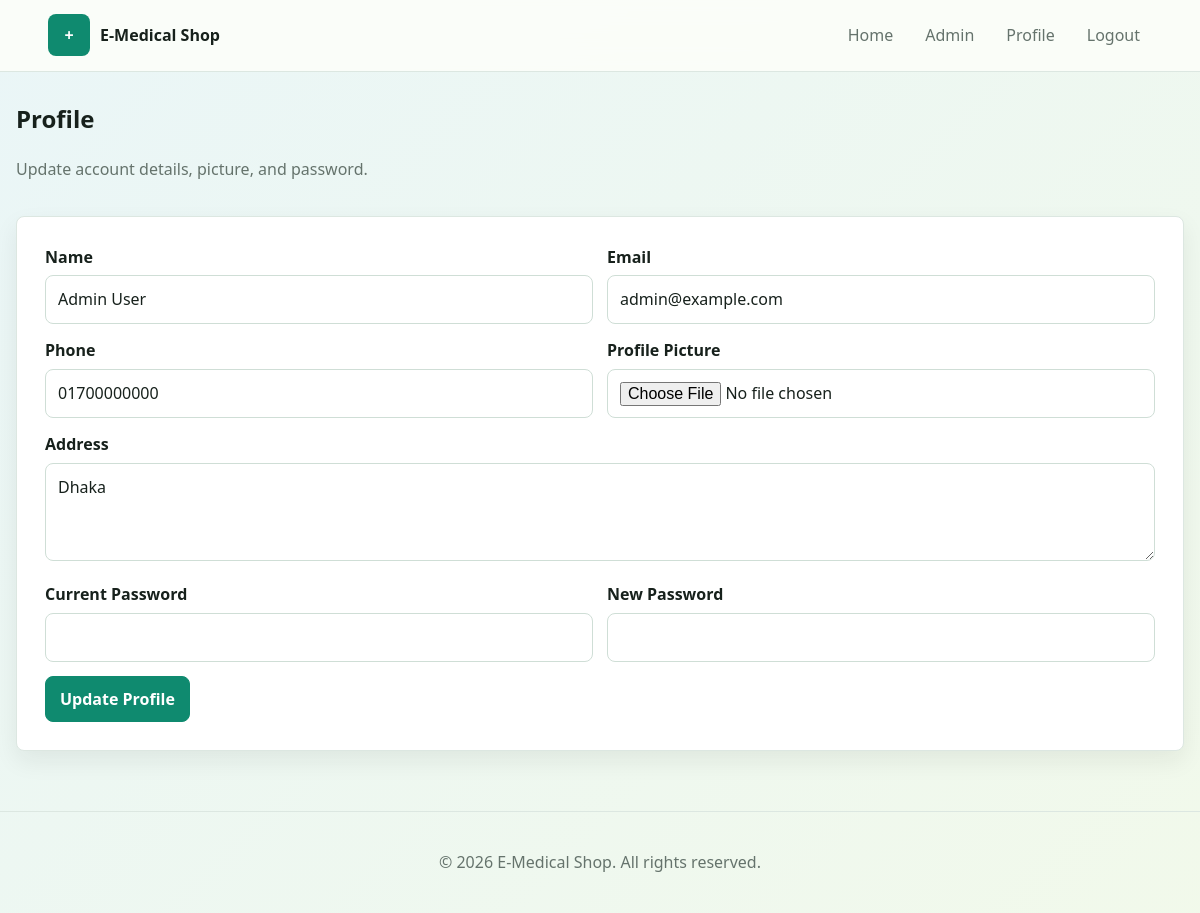
Screenshot of /profile (signed in) with the database file from the repository.
### tables this page shows
CREATE TABLE IF NOT EXISTS users (
    id INT AUTO_INCREMENT PRIMARY KEY,
    name VARCHAR(100) NOT NULL,
    email VARCHAR(150) NOT NULL UNIQUE,
    password_hash VARCHAR(255) NOT NULL,
    role ENUM('admin', 'customer', 'vendor', 'delivery') NOT NULL DEFAULT 'customer',
    profile_picture VARCHAR(255) NULL,
    address TEXT NULL,
    phone VARCHAR(30) NULL,
    created_at TIMESTAMP DEFAULT CURRENT_TIMESTAMP
);

### helpers/helpers.php (called while the page is built, shortened)
<?php
function e($value)
{
    return htmlspecialchars((string) $value, ENT_QUOTES, "UTF-8");
}
function current_user_id()
{
    if (isset($_SESSION["user_id"])) {
        return (int) $_SESSION["user_id"];
    }
    return null;
}
function view($template, $data = array(), $layout = "layout/main")
{
    extract($data);
    include BASE_PATH . "/views/" . $template . ".php";
}

### config/database.php (called while the page is built, shortened)
<?php
$servername = "localhost";
$username = "root";
$password = "";
$dbname = "E_medicine_shop";
$conn = mysqli_connect($servername, $username, $password, $dbname);
mysqli_set_charset($conn, "utf8mb4");
function db()
{
    global $conn;
    return $conn;
}
function db_select($sql, $types = "", $values = array())
{
    $conn = db();
    $stmt = mysqli_prepare($conn, $sql);
    if ($types != "") {
        $refs = array();
        foreach ($values as $key => $value) {
            $refs[$key] = &$values[$key];
        }
        mysqli_stmt_bind_param($stmt, $types, ...$refs);
    }
    if (!mysqli_stmt_execute($stmt)) {
        die("SQL execute failed: " . mysqli_stmt_error($stmt));
    }
    $result = mysqli_stmt_get_result($stmt);
    $rows = array();
    while ($row = mysqli_fetch_assoc($result)) {
        $rows[] = $row;
    }
    return $rows;
}
function db_one($sql, $types = "", $values = array())
{
    $rows = db_select($sql, $types, $values);
    if (count($rows) > 0) {
        return $rows[0];
    }
    return null;
}

### models/User.php (called while the page is built, shortened)
<?php
function user_find_by_id($id)
{
    return db_one("SELECT * FROM users WHERE id = ? LIMIT 1", "i", array($id));
}

### views/profile/index.php (the view, shortened to what this page needs)
<section class="section-head">
    <div>
        <h1>Profile</h1>
        <p class="muted">Update account details, picture, and password.</p>
    </div>
</section>
<section class="panel">
    <form method="post" class="grid-form" enctype="multipart/form-data" data-validate="profile" novalidate>
        <label>
            <span>Name</span>
            <input type="text" name="name" value="<?= e($user['name'] ?? '') ?>" required maxlength="100">
        </label>
        <label>
            <span>Email</span>
            <input type="email" name="email" value="<?= e($user['email'] ?? '') ?>" required>
        </label>
        <label>
            <span>Phone</span>
            <input type="tel" name="phone" value="<?= e($user['phone'] ?? '') ?>" required>
        </label>
        <label>
            <span>Profile Picture</span>
            <input type="file" name="profile_picture" accept="image/jpeg,image/png">
        </label>
        <label class="full">
            <span>Address</span>
            <textarea name="address" rows="3" required><?= e($user['address'] ?? '') ?></textarea>
        </label>
        <label>
            <span>Current Password</span>
            <input type="password" name="current_password">
        </label>
        <label>
            <span>New Password</span>
            <input type="password" name="new_password" minlength="8">
        </label>
        <div class="form-actions full">
            <button class="button primary" type="submit">Update Profile</button>
        </div>
    </form>
</section>

### assets/css/styles.css (style rules this page uses)
:root { --ink: #17211c; --muted: #65736c; --line: #dce7e1; --paper: #fbfdf9; --panel: #ffffff; --mint: #0f8a6f; --mint-dark: #08614d; --sky: #e8f5f7; --leaf: #eff8e7; --coral: #c8473a; --amber: #a96b08; --shadow: 0 14px 36px rgba(23, 33, 28, 0.1); }
* { box-sizing: border-box; }
body { margin: 0; color: var(--ink); background: linear-gradient(135deg, rgba(232, 245, 247, 0.9), rgba(239, 248, 231, 0.8)), var(--paper); font-family: "Trebuchet MS", "Segoe UI", sans-serif; line-height: 1.55; }
button, input, select, textarea { font: inherit; }
.muted { color: var(--muted); }
.panel, .medicine-card, .stat-card { background: var(--panel); border: 1px solid var(--line); border-radius: 8px; box-shadow: 0 10px 24px rgba(23, 33, 28, 0.07); }
.panel { padding: clamp(18px, 3vw, 28px); }
.section-head { display: flex; align-items: center; justify-content: space-between; gap: 16px; margin-bottom: 18px; }
.section-head h1, .panel h1, .panel h2 { margin-top: 0; }
input, select, textarea { width: 100%; padding: 11px 12px; color: var(--ink); background: #ffffff; border: 1px solid #cfded6; border-radius: 8px; }
.button, button.button { display: inline-flex; align-items: center; justify-content: center; min-height: 42px; padding: 10px 14px; color: var(--ink); background: #ffffff; border: 1px solid var(--line); border-radius: 8px; cursor: pointer; font-weight: 800; }
.button.primary { color: #ffffff; background: var(--mint); border-color: var(--mint); }
.stacked-form, .grid-form { display: grid; gap: 14px; }
.grid-form { grid-template-columns: repeat(2, minmax(0, 1fr)); }
label span { display: block; margin-bottom: 6px; font-weight: 800; }
.full { grid-column: 1 / -1; }
.form-actions { display: flex; gap: 10px; flex-wrap: wrap; align-items: center; }

### rows the page displays
users: name "Admin User", email "admin@example.com", phone "01700000000", address "Dhaka"

### other values shown
APP_NAME "E-Medical Shop"
